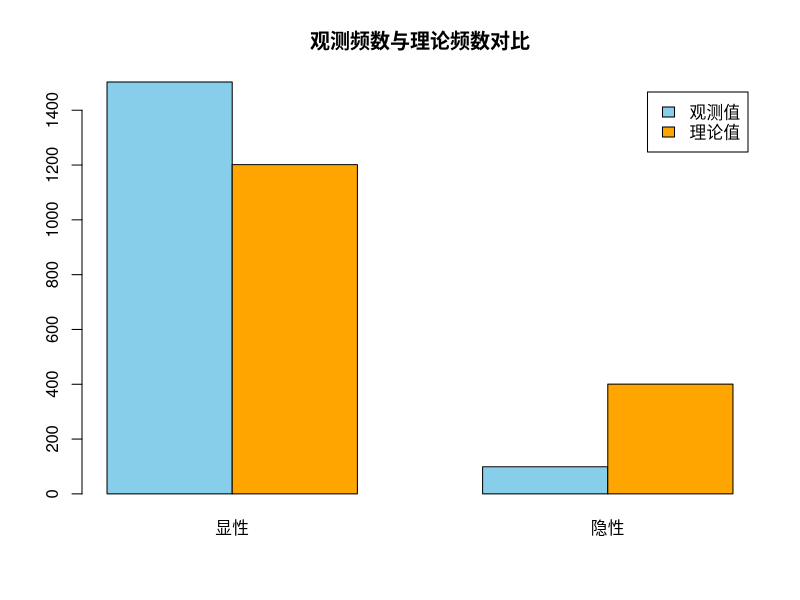

Generate this figure with R:
#例6.1 （函数自带的连续性矫正无法使用，采用手动矫正！）
# 输入数据
observed <- c(1503, 99)
expected_ratio <- c(3, 1)
alpha <- 0.99
df <- 1

# 计算理论频数
expected <- sum(observed) * expected_ratio / sum(expected_ratio)

# 手动计算连续性校正后的卡方值
corrected_chi <- sum( (abs(observed - expected) - 0.5 )^2 / expected )

# 计算p值
p_value <- pchisq(corrected_chi, df, lower.tail = FALSE)

# 输出结果
cat("连续性校正后的卡方值:", corrected_chi, "\n")
cat("p值:", p_value, "\n")
cat("理论频数:", expected, "\n")

# 检验结果判别
if (p_value > 1 - alpha) {
  print("接受H0，拒绝H1")
  print("样本符合相应比率")
} else {
  print("拒绝H0，接受H1")
  print("两个样本不符合相应比率")
}

# 可视化
barplot(
  rbind(observed, expected),
  beside = TRUE,
  names.arg = c("显性", "隐性"),
  col = c("skyblue", "orange"),
  main = "观测频数与理论频数对比",
  legend.text = c("观测值", "理论值")
)